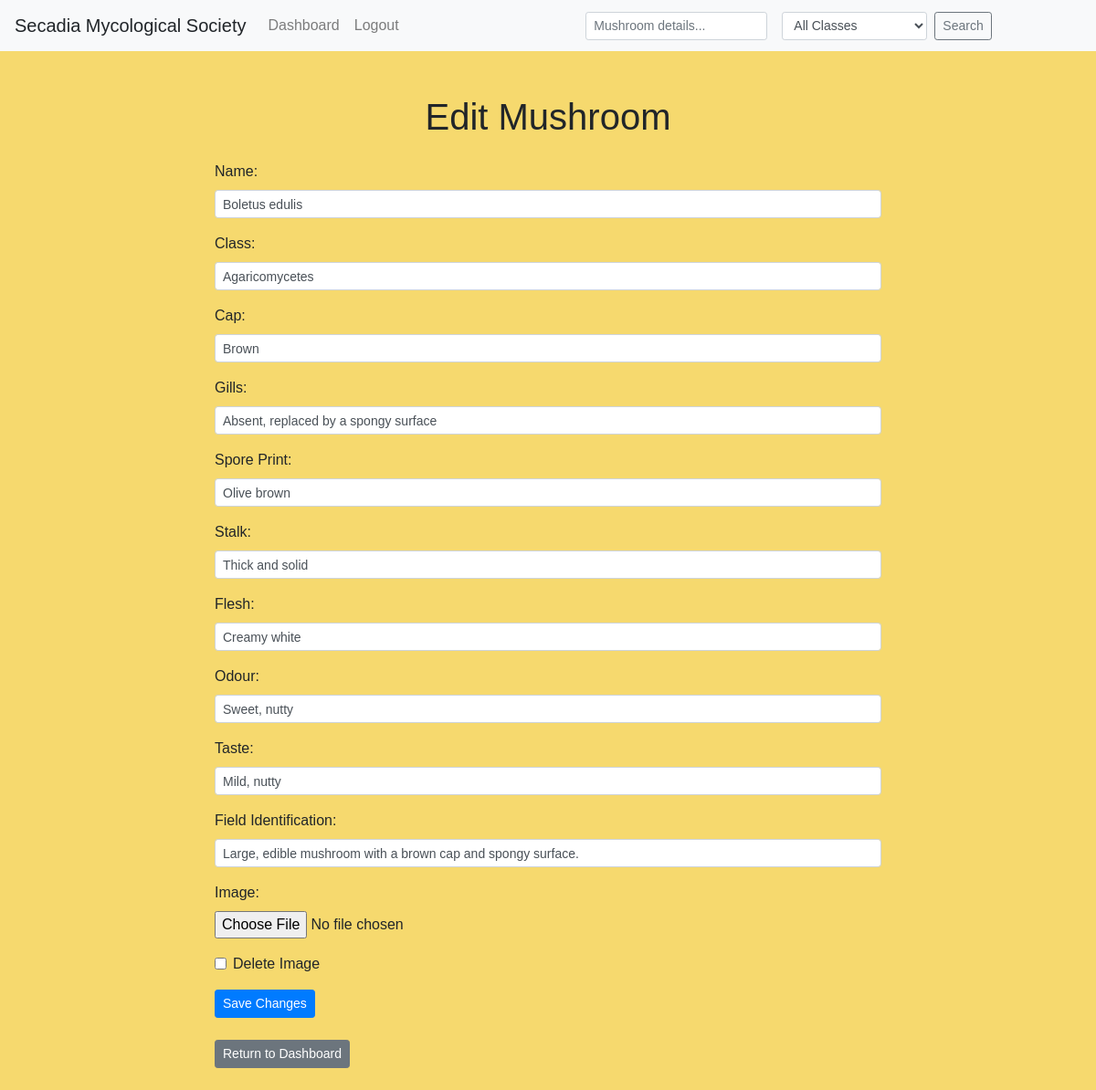
The app's page /edit_mushroom.php?MushroomID=16 (signed in) with its own data.
### tables this page shows
CREATE TABLE `mushroom_details` (
  `MushroomID` int(11) UNSIGNED NOT NULL,
  `Name` varchar(255) DEFAULT NULL,
  `UserID` int(11) UNSIGNED DEFAULT NULL,
  `Class` varchar(255) DEFAULT NULL,
  `Cap` varchar(255) DEFAULT NULL,
  `Gills` varchar(255) DEFAULT NULL,
  `SporePrint` varchar(255) DEFAULT NULL,
  `Stalk` varchar(255) DEFAULT NULL,
  `Flesh` varchar(255) DEFAULT NULL,
  `Odour` varchar(255) DEFAULT NULL,
  `Taste` varchar(255) DEFAULT NULL,
  `FieldIdentification` varchar(255) DEFAULT NULL
);

### edit_mushroom.php (the view, shortened to what this page needs)
<?php
include 'header.php';
$mushroomId = intval($_GET["MushroomID"]);
$stmt = $db->prepare("SELECT * FROM photos WHERE MushroomID = ?");
$stmt->execute([$mushroomId]);
$photo = $stmt->fetch();
$stmt = $db->prepare("SELECT * FROM mushroom_details WHERE MushroomID = ?");
$stmt->execute([$mushroomId]);
$mushroom = $stmt->fetch();
?>
<!DOCTYPE html>
<html>
<head>
    <link rel="stylesheet" href="https://stackpath.bootstrapcdn.com/bootstrap/4.3.1/css/bootstrap.min.css">
    <link rel="stylesheet" href="style.css">
</head>
<body>
<div class="container mt-5">
    <h1 class="text-center">Edit Mushroom</h1>
    <div class="row justify-content-center">
        <div class="col-lg-8">
            <form action="edit_mushroom.php?MushroomID=<?php echo $mushroomId; ?>" method="post" enctype="multipart/form-data" class="mt-3">
                <div class="form-group">
                    <label for="name">Name:</label>
                    <input type="text" class="form-control form-control-sm" id="name" name="name" value="<?php echo $mushroom['Name']; ?>" required>
                </div>
                <div class="form-group">
                    <label for="class">Class:</label>
                    <input type="text" class="form-control form-control-sm" id="class" name="class" value="<?php echo $mushroom['Class']; ?>" required>
                </div>
                <div class="form-group">
                    <label for="cap">Cap:</label>
                    <input type="text" class="form-control form-control-sm" id="cap" name="cap" value="<?php echo $mushroom['Cap']; ?>">
                </div>
                <div class="form-group">
                    <label for="gills">Gills:</label>
                    <input type="text" class="form-control form-control-sm" id="gills" name="gills" value="<?php echo $mushroom['Gills']; ?>">
                </div>
                <div class="form-group">
                    <label for="spore_print">Spore Print:</label>
                    <input type="text" class="form-control form-control-sm" id="spore_print" name="spore_print" value="<?php echo $mushroom['SporePrint']; ?>">
                </div>
                <div class="form-group">
                    <label for="stalk">Stalk:</label>
                    <input type="text" class="form-control form-control-sm" id="stalk" name="stalk" value="<?php echo $mushroom['Stalk']; ?>">
                </div>
                <div class="form-group">
                    <label for="flesh">Flesh:</label>
                    <input type="text" class="form-control form-control-sm" id="flesh" name="flesh" value="<?php echo $mushroom['Flesh']; ?>">
                </div>
                <div class="form-group">
                    <label for="odour">Odour:</label>
                    <input type="text" class="form-control form-control-sm" id="odour" name="odour" value="<?php echo $mushroom['Odour']; ?>">
                </div>
                <div class="form-group">
                    <label for="taste">Taste:</label>
                    <input type="text" class="form-control form-control-sm" id="taste" name="taste" value="<?php echo $mushroom['Taste']; ?>">
                </div>
                <div class="form-group">
                    <label for="field_identification">Field Identification:</label>
                    <input type="text" class="form-control form-control-sm" id="field_identification" name="field_identification" value="<?php echo $mushroom['FieldIdentification']; ?>">
                </div>
                <div class="form-group">
                    <label for="image">Image:</label>
                    <input type="file" class="form-control-file" id="image" name="image">
                </div>
                <?php if ($photo): ?>
                <div class="form-group form-check">
                    <input type="checkbox" class="form-check-input" id="delete_image" name="delete_image">
                    <label class="form-check-label" for="delete_image">Delete Image</label>
                </div>
                <?php endif; ?>
                <button type="submit" class="btn btn-primary btn-sm">Save Changes</button>
            </form>
            <form method="get" action="" class="mt-4">
                <button type="submit" name="dashboard" class="btn btn-secondary btn-sm">Return to Dashboard</button>
            </form>
            <br>
        </div>
    </div>
</div>
</body>
</html>

### style.css (style rules this page uses)
body { font-family: Arial, sans-serif; margin: 0; padding: 0; background-color: #F6D96E; }

### records on screen
mushroom_details: name "Boletus edulis", class "Agaricomycetes", cap "Brown", gills "Absent, replaced by a spongy surface", spore_print "Olive brown", stalk "Thick and solid", flesh "Creamy white", odour "Sweet, nutty", taste "Mild, nutty", field_identification "Large, edible mushroom with a brown cap and spongy surface."
